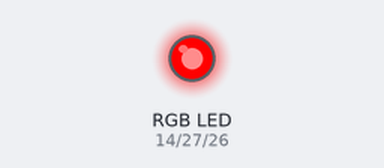
A sketch run on a simulated ESP32. Shown: an RGB LED mixed from three pins (HIGH = lit). What the sketch prints to the serial monitor is not drawn.

Above: at 0.5 s.
At 2.5 s:
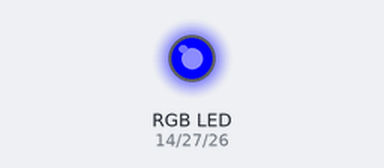
At 3.5 s:
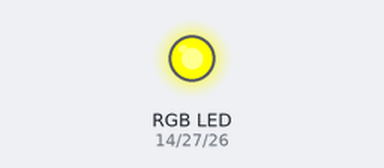
At 4.5 s:
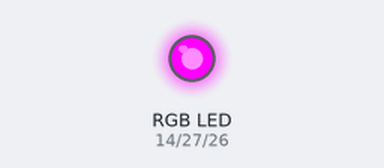
At 6.5 s:
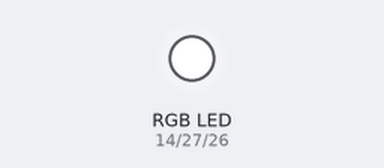
At 8.5 s:
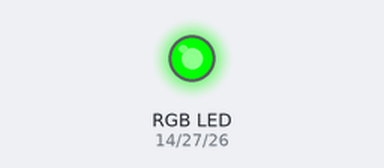
Timing chart, 0 to 9.1 s (numbered marks = the images above):
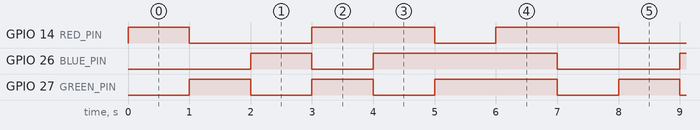

Measured:
- by itself, GPIO 14 (RED_PIN): repeats every 7.0 s: LOW 2.0 s, HIGH 2.0 s, LOW 1.0 s, HIGH 2.0 s
- by itself, GPIO 26 (BLUE_PIN): repeats every 7.0 s: LOW 1.0 s, HIGH 3.0 s, LOW 2.0 s, HIGH 1.0 s
- by itself, GPIO 27 (GREEN_PIN): repeats every 7.0 s: LOW 1.0 s, HIGH 1.0 s, LOW 1.0 s, HIGH 2.0 s, LOW 1.0 s, HIGH 1.0 s

The sketch:

rgb-led.ino
```cpp
#define RED_PIN   14  // GPIO pin for the red color
#define GREEN_PIN 27  // GPIO pin for the green color
#define BLUE_PIN  26  // GPIO pin for the blue color

void setup() {
  pinMode(RED_PIN, OUTPUT);
  pinMode(GREEN_PIN, OUTPUT);
  pinMode(BLUE_PIN, OUTPUT);

  Serial.begin(115200);
  Serial.println("RGB LED Control");
}

void loop() {
  // Set the RGB LED to different colors
  setColor(255, 0, 0);  // Red
  delay(1000);

  setColor(0, 255, 0);  // Green
  delay(1000);

  setColor(0, 0, 255);  // Blue
  delay(1000);

  setColor(255, 255, 0);  // Yellow
  delay(1000);

  setColor(255, 0, 255);  // Magenta
  delay(1000);

  setColor(0, 255, 255);  // Cyan
  delay(1000);

  setColor(255, 255, 255);  // White
  delay(1000);
}

void setColor(int red, int green, int blue) {
  analogWrite(RED_PIN, red);
  analogWrite(GREEN_PIN, green);
  analogWrite(BLUE_PIN, blue);
}
```
